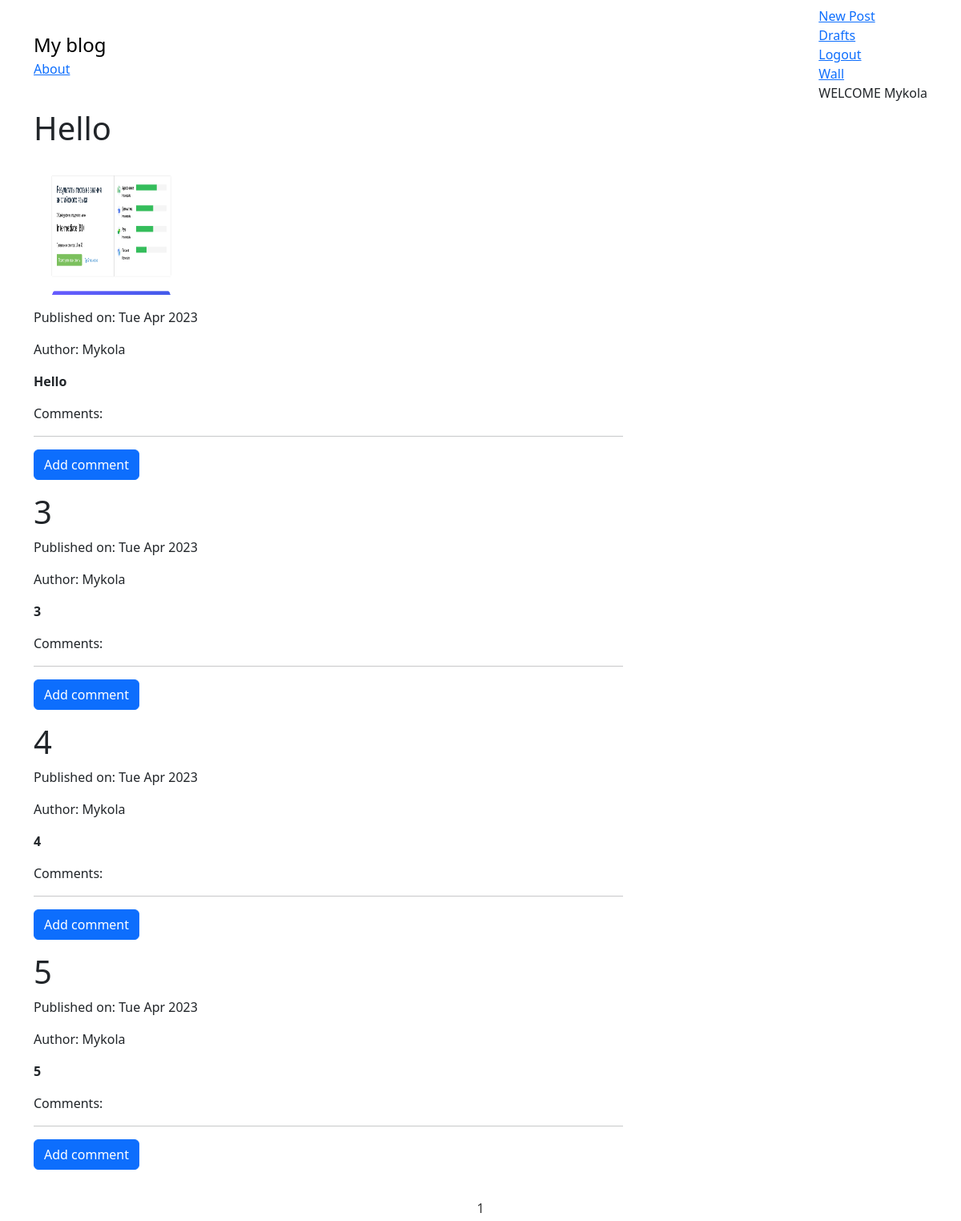
The page /wall/ (signed in) on the database as committed earlier.
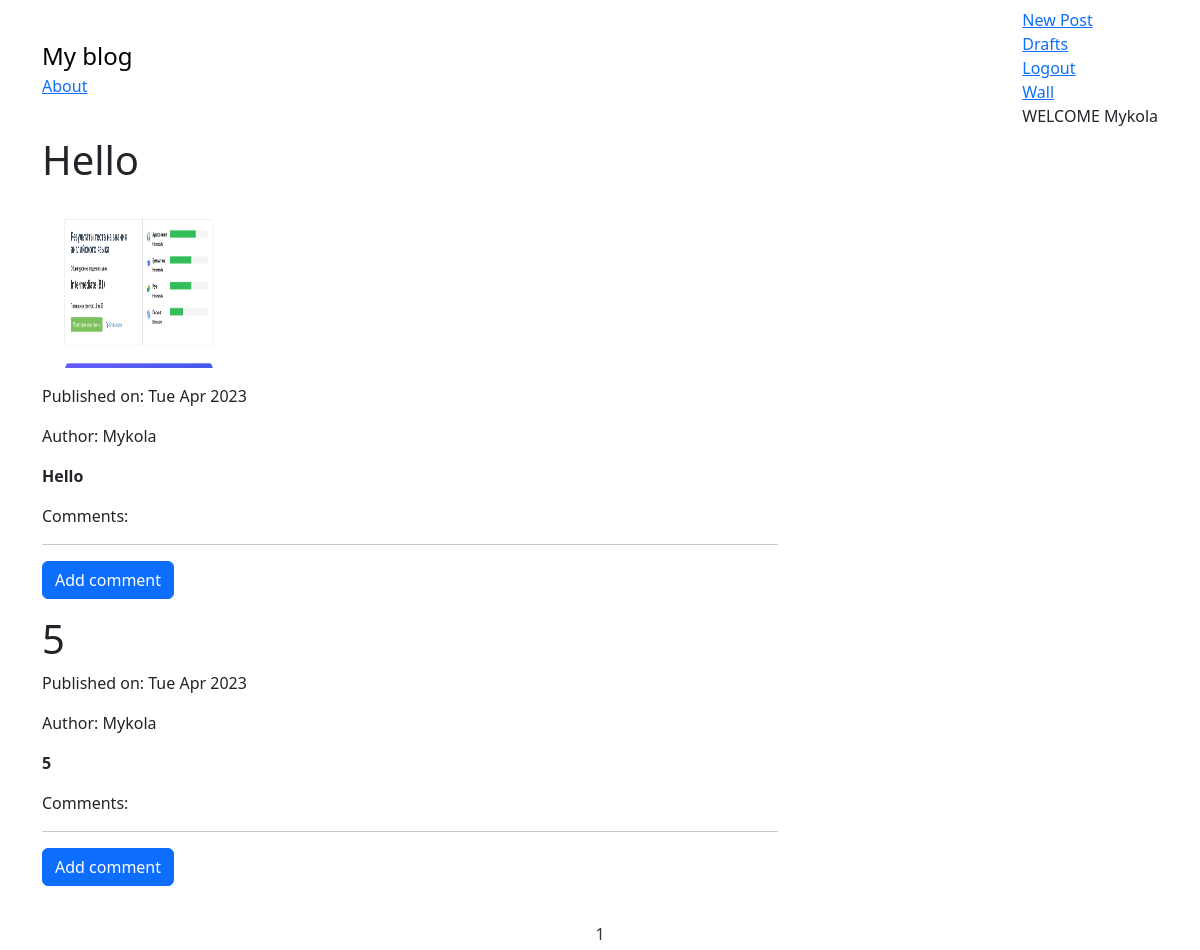
The same page on the database as committed later.
### myblog/models.py (models this page shows, shortened)
class Post(models.Model):
    author = models.ForeignKey('auth.User', on_delete=models.CASCADE)
    title = models.CharField(max_length=200)
    text = models.TextField()
    picture = models.ImageField(upload_to='media/profile_pics/', blank=True, null=True)
    create_date = models.DateTimeField(default=timezone.now)
    published_date = models.DateTimeField(blank=True, null=True)

### myblog/views.py (the view)
# urls.py: re_path(r'wall/$', views.Wall.as_view(), name='wall'),
class Wall(ListView):
    model = Post
    template_name = 'myblog/wall.html'
    context_object_name = 'post'
    paginate_by = 5
    def get_queryset(self):
        post = Post.objects.all()
        if not self.request.user.is_authenticated:
            return redirect('accounts/login')
        return post

### myblog/templates/myblog/wall.html (shortened to what this page needs)
{% extends 'myblog/base.html' %}
{% block content %}
<div class="centerstage">
    {% if user.is_authenticated %}
        {% for post in post %}
                <div class="post">
                    <h1>{{ post.title }}</h1>
                    {% if post.picture %}
                        <div>
                            <img class="myblog_page" src="{{ post.picture.url }}" alt="{{ post.title }}"/>
                        </div>
                    {% endif %}
                    <div class="date">
                        <p> Published on: {{ post.published_date|date:"D M Y" }}</p>
                    </div>
                    <p>Author: {{post.author}}</p>
                    <b><p>{{post.text}}</p></b>
                    <p>Comments:</p>
                    <hr>
                    <a class="btn btn-primary btn-comments" href="{% url 'myblog:add_comment_to_post' pk=post.pk  %}">Add comment</a>
                </div>
        {% endfor %}
    {% endif %}
</div>
{% endblock %}

### myblog/templates/myblog/base.html (shortened to what this page needs)
<!DOCTYPE html>
{% load static %}
<html lang="en">
<head>
    <link href="https://cdn.jsdelivr.net/npm/bootstrap@5.3.0-alpha3/dist/css/bootstrap.min.css" rel="stylesheet">
    <link rel="stylesheet" type="text/css" href="{% static 'css/myblog.css' %}">
</head>
<body>
    <nav class="navbar navbar-default custom-navbar">
        <div class="container">
            <ul class="nav navbar-nav">
                <li><a class="navbar-brand bigbrand" href="{% url 'myblog:post_list' %}">My blog</a></li>
                <li><a href="{% url 'myblog:about' %}">About</a></li>
            </ul>
            <ul class="nav navbar-nav navbar-right">
                {% if user.is_authenticated %}
                <li><a  href="{% url 'myblog:post_new' %}">New Post</a></li>
                <li><a  href="{% url 'myblog:post_draft_list' %}">Drafts</a></li>
                <li><a  href="{% url 'logout' %}">Logout</a></li>
                <li><a href="{% url 'myblog:wall' %}">Wall</a></li>
                <li><a>WELCOME {{user.username}}</a></li>
                {% else %}
                <li><a class="nav navbar-right" href="{% url 'myblog:user_login' %}">Login</a></li>
                <li><a class="nav navbar-right" href="{% url 'myblog:registration' %}">Registration</a></li>
                {% endif %}
            </ul>
        </div>
    </nav>
    <div class="content container">
        <div class="row">
            <div class="col-md-8">
                <div class="blog_posts ">
                    {% block content %}
                    {% endblock  %}
                </div>
            </div>
        </div>
    </div>
    <nav class="list-pages">
        <ul>
            {% for p in paginator.page_range %}
            <li class="page-num">
                <a href="?page={{ p }}">{{ p }}</a>
            </li>
            {% endfor %}
        </ul>
    </nav>
</body>
</html>

### static/css/myblog.css (style rules this page uses)
.bigbrand { font-size: 1.5em; }
.centerstage { margin-left: auto; margin-right: auto; }
.myblog_page { height: 10em; width: 10em; margin: 1em; }
.list-pages { display: flex; justify-content: center; margin-top: 20px; }
.list-pages ul { display: flex; list-style: none; padding: 0; margin: 0; }
.list-pages li { margin: 0 10px; }
.list-pages li a { color: #333; text-decoration: none; font-size: 16px; padding: 5px 10px; border-radius: 5px; transition: background-color 0.2s; }

Rows that differ between the two databases and show on the page:
removed Post: title "3", published_date "Tue Apr 2023", author "Mykola", text "3"
removed Post: title "4", published_date "Tue Apr 2023", author "Mykola", text "4"
